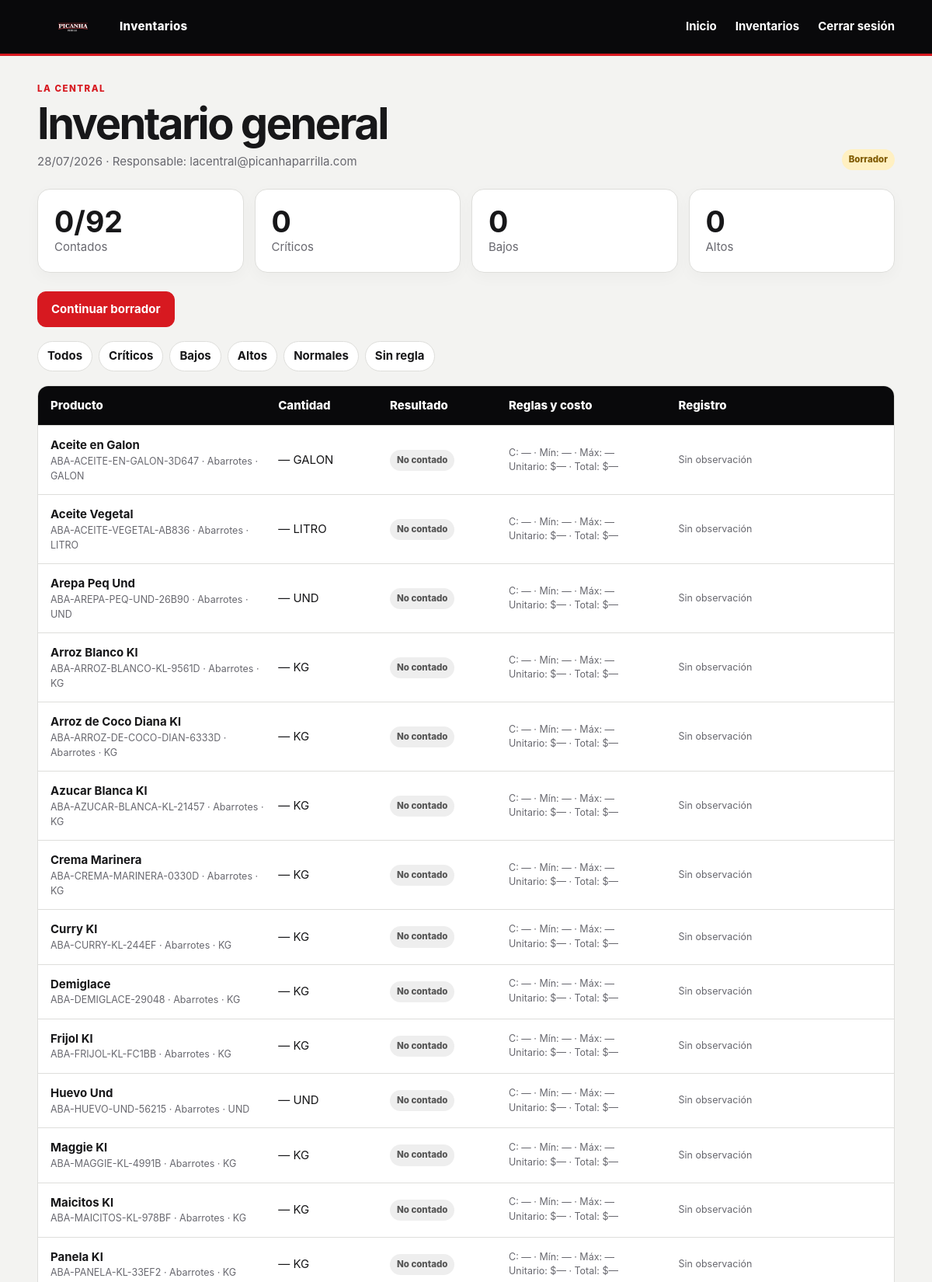
Page /inventario/3/ (signed in, upper part) on the committed database.
### inventarios/models.py (models this page shows, shortened)
class Inventory(models.Model):
    DAILY = "DIARIO"
    GENERAL = "GENERAL"
    TYPES = [(DAILY, "Inventario diario"), (GENERAL, "Inventario general")]
    DRAFT = "BORRADOR"
    IN_PROGRESS = "EN_PROGRESO"
    FINAL = "FINALIZADO"
    FINAL_ALERT = "FINALIZADO_CON_ALERTAS"
    REOPENED = "REABIERTO"
    CANCELLED = "ANULADO"
    STATES = [
        (DRAFT, "Borrador"),
        (IN_PROGRESS, "En progreso"),
        (FINAL, "Finalizado"),
        (FINAL_ALERT, "Finalizado con alertas"),
        (REOPENED, "Reabierto"),
        (CANCELLED, "Anulado"),
    ]
    ACTIVE_STATES = [DRAFT, IN_PROGRESS, FINAL, FINAL_ALERT, REOPENED]
    point = models.ForeignKey(
        PointOfSale, on_delete=models.PROTECT, related_name="inventories", null=True, blank=True
    )
    inventory_date = models.DateField("fecha de inventario", default=timezone.localdate)
    inventory_type = models.CharField("tipo", max_length=15, choices=TYPES)
    state = models.CharField("estado", max_length=30, choices=STATES, default=DRAFT)
    responsible = models.ForeignKey(
        settings.AUTH_USER_MODEL,
        on_delete=models.PROTECT,
        related_name="inventories_responsible",
        null=True,
        blank=True,
    )
    started_at = models.DateTimeField("inicio", default=timezone.now)
    finalized_at = models.DateTimeField("finalización", null=True, blank=True)
    total_expected = models.PositiveIntegerField(default=0)
    total_counted = models.PositiveIntegerField(default=0)
    total_critical = models.PositiveIntegerField(default=0)
    total_low = models.PositiveIntegerField(default=0)
    total_normal = models.PositiveIntegerField(default=0)
    total_high = models.PositiveIntegerField(default=0)
    general_observation = models.TextField("observación general", blank=True)
    locked = models.BooleanField("bloqueado", default=False)
    created_by = models.ForeignKey(
        settings.AUTH_USER_MODEL,
        on_delete=models.PROTECT,
        related_name="inventories_created",
    )
    modified_by = models.ForeignKey(
        settings.AUTH_USER_MODEL,
        on_delete=models.PROTECT,
        related_name="inventories_modified",
        null=True,
        blank=True,
    )
    created_at = models.DateTimeField(default=timezone.now, editable=False)
    modified_at = models.DateTimeField(auto_now=True)
    reopened_by = models.ForeignKey(
        settings.AUTH_USER_MODEL,
        on_delete=models.PROTECT,
        related_name="inventories_reopened",
        null=True,
        blank=True,
    )
    reopened_at = models.DateTimeField(null=True, blank=True)
    cancelled_by = models.ForeignKey(
        settings.AUTH_USER_MODEL,
        on_delete=models.PROTECT,
        related_name="inventories_cancelled",
        null=True,
        blank=True,
    )
    cancelled_at = models.DateTimeField(null=True, blank=True)
    cancellation_reason = models.TextField(blank=True)
    class Meta:
        ordering = ["-inventory_date", "-started_at"]
        constraints = [
            models.UniqueConstraint(
                fields=["point", "inventory_date", "inventory_type"],
                condition=~Q(state="ANULADO"),
                name="unique_active_inventory_per_point_date_type",
            )
        ]
    @property
    def can_edit(self):
        return not self.locked and self.state in [
            self.DRAFT,
            self.IN_PROGRESS,
            self.REOPENED,
        ]

class PointOfSale(models.Model):
    DAILY = "DIARIO"
    GENERAL = "GENERAL"
    FREQUENCIES = [
        (DAILY, "Diaria"),
        ("SEMANAL", "Semanal"),
        ("QUINCENAL", "Quincenal"),
        ("MENSUAL", "Mensual"),
    ]
    name = models.CharField("nombre", max_length=100)
    code = models.CharField("código", max_length=30, unique=True)
    active = models.BooleanField("activo", default=True)
    daily_deadline = models.TimeField("hora límite inventario diario", default="21:00")
    general_deadline = models.TimeField("hora límite inventario general", default="21:00")
    general_frequency = models.CharField(
        "frecuencia inventario general",
        max_length=15,
        choices=FREQUENCIES,
        default="SEMANAL",
    )
    class Meta:
        ordering = ["name"]
        verbose_name = "punto de venta"
        verbose_name_plural = "puntos de venta"

class InventoryItem(models.Model):
    CRITICAL = "CRITICO"
    LOW = "BAJO"
    NORMAL = "NORMAL"
    HIGH = "ALTO"
    NO_RULE = "SIN_REGLA"
    NOT_COUNTED = "NO_CONTADO"
    RESULTS = [
        (CRITICAL, "Crítico"),
        (LOW, "Bajo"),
        (NORMAL, "Normal"),
        (HIGH, "Alto"),
        (NO_RULE, "Sin regla"),
        (NOT_COUNTED, "No contado"),
    ]
    inventory = models.ForeignKey(
        Inventory, on_delete=models.CASCADE, related_name="items"
    )
    product = models.ForeignKey(Product, on_delete=models.PROTECT)
    product_code = models.CharField("código snapshot", max_length=30)
    product_name = models.CharField("nombre snapshot", max_length=120)
    category = models.CharField("categoría snapshot", max_length=80, blank=True)
    unit = models.CharField("unidad snapshot", max_length=30)
    quantity = models.DecimalField(
        "cantidad contada",
        max_digits=12,
        decimal_places=2,
        null=True,
        blank=True,
        validators=[MinValueValidator(0)],
    )
    critical_applied = models.DecimalField(
        max_digits=12, decimal_places=2, null=True, blank=True
    )
    minimum_applied = models.DecimalField(
        max_digits=12, decimal_places=2, null=True, blank=True
    )
    maximum_applied = models.DecimalField(
        max_digits=12, decimal_places=2, null=True, blank=True
    )
    valor_unitario_aplicado = models.DecimalField(
        max_digits=14, decimal_places=2, null=True, blank=True
    )
    valor_total_estimado = models.DecimalField(
        max_digits=18, decimal_places=2, null=True, blank=True
    )
    require_observation_low_applied = models.BooleanField(default=True)
    require_observation_high_applied = models.BooleanField(default=True)
    result = models.CharField(max_length=20, choices=RESULTS, default=NOT_COUNTED)
    observation = models.TextField(blank=True)
    registered_by = models.ForeignKey(
        settings.AUTH_USER_MODEL,
        on_delete=models.PROTECT,
        related_name="inventory_items_registered",
        null=True,
        blank=True,
    )
    registered_at = models.DateTimeField(null=True, blank=True)
    updated_at = models.DateTimeField(auto_now=True)
    class Meta:
        ordering = ["product__display_order", "product_name"]
        constraints = [
            models.UniqueConstraint(
                fields=["inventory", "product"], name="unique_product_per_inventory"
            )
        ]

### inventarios/views.py (the view)
# urls.py: path("inventario/<int:pk>/", views.inventory_detail, name="inventory_detail"),
@login_required
def inventory_detail(request, pk):
    inventory = _visible_inventory(request, pk)
    result_filter = request.GET.get("result")
    items = inventory.items.select_related("registered_by")
    if result_filter:
        items = items.filter(result=result_filter)
    return render(
        request,
        "inventarios/inventory_detail.html",
        {"inv": inventory, "items": items, "filt": result_filter},
    )

### inventarios/context_processors.py (called while the page is built)
def app_context(request):
    data = {"app_settings": AppSetting.get_solo()}
    profile = getattr(request.user, "profile", None) if request.user.is_authenticated else None
    data["functional_profile"] = profile
    if profile and profile.active and profile.role == Profile.ADMIN:
        data["open_alert_count"] = Alert.objects.filter(attended=False).count()
    return data

### inventarios/models.py (called while the page is built)
    @classmethod
    def get_solo(cls):
        obj, _ = cls.objects.get_or_create(pk=1)
        return obj

### inventarios/views.py (called while the page is built)
def _profile(user):
    profile = getattr(user, "profile", None)
    if not profile or not profile.active:
        raise PermissionDenied("Usuario sin perfil funcional activo.")
    return profile

def _visible_inventory(request, pk):
    queryset = Inventory.objects.select_related(
        "point", "created_by", "responsible", "modified_by", "reopened_by", "cancelled_by"
    )
    profile = _profile(request.user)
    if profile.role == Profile.POS:
        queryset = queryset.filter(point=profile.point)
    return get_object_or_404(queryset, pk=pk)

### templates/inventarios/inventory_detail.html (shortened to what this page needs)
{% extends "base.html" %}
{% block content %}
<div class="page-head">
  <div>
    <span class="eyebrow">{{ inv.point.name }}</span>
    <h1>{{ inv.get_inventory_type_display }}</h1>
    <p>{{ inv.inventory_date|date:"d/m/Y" }} · Responsable: {{ inv.responsible.username }}</p>
  </div>
  <span class="status {{ inv.state|lower }}">{{ inv.get_state_display }}</span>
</div>
<section class="kpis compact">
  <div><b>{{ inv.total_counted }}/{{ inv.total_expected }}</b><span>Contados</span></div>
  <div><b>{{ inv.total_critical }}</b><span>Críticos</span></div>
  <div><b>{{ inv.total_low }}</b><span>Bajos</span></div>
  <div><b>{{ inv.total_high }}</b><span>Altos</span></div>
</section>
{% if functional_profile.role == "ADMIN" and inv.state != "ANULADO" %}
<div class="admin-actions">
  {% if inv.is_final %}
  <form method="post" action="{% url 'inventory_reopen' inv.pk %}" data-confirm="¿Reabrir este inventario finalizado?">
    {% csrf_token %}<button class="btn" type="submit">Reabrir inventario</button>
  </form>
  {% elif inv.can_edit %}
    <a class="btn" href="{% url 'inventory_fill' inv.pk %}">Editar inventario</a>
  {% endif %}
  <a class="btn danger" href="{% url 'inventory_cancel' inv.pk %}">Anular inventario</a>
</div>
{% elif functional_profile.role == "PUNTO_VENTA" and inv.can_edit and inv.state != "REABIERTO" %}
<a class="btn primary" href="{% url 'inventory_fill' inv.pk %}">Continuar borrador</a>
{% endif %}
<div class="filter-chips">
  <a href="?">Todos</a><a href="?result=CRITICO">Críticos</a><a href="?result=BAJO">Bajos</a>
  <a href="?result=ALTO">Altos</a><a href="?result=NORMAL">Normales</a><a href="?result=SIN_REGLA">Sin regla</a>
</div>
<div class="detail-table inventory-detail">
  <div class="tr header"><span>Producto</span><span>Cantidad</span><span>Resultado</span><span>Reglas y costo</span><span>Registro</span></div>
  {% for item in items %}
  <div class="tr">
    <span data-label="Producto"><b>{{ item.product_name }}</b><small>{{ item.product_code }} · {{ item.category }} · {{ item.unit }}</small></span>
    <span data-label="Cantidad">{{ item.quantity|default_if_none:"—" }} {{ item.unit }}</span>
    <span data-label="Resultado"><i class="result {{ item.result|lower }}">{{ item.get_result_display }}</i></span>
    <span data-label="Reglas y costo"><small>C: {{ item.critical_applied|default_if_none:"—" }} · Mín: {{ item.minimum_applied|default_if_none:"—" }} · Máx: {{ item.maximum_applied|default_if_none:"—" }}<br>Unitario: ${{ item.valor_unitario_aplicado|default_if_none:"—" }} · Total: ${{ item.valor_total_estimado|default_if_none:"—" }}</small></span>
    <span data-label="Registro"><small>{{ item.observation|default:"Sin observación" }}<br>{% if item.registered_by %}{{ item.registered_by.username }} · {{ item.registered_at|date:"d/m/Y H:i" }}{% endif %}</small></span>
  </div>
  {% empty %}<div class="empty">No hay resultados para este filtro.</div>{% endfor %}
</div>
{% endblock %}

### static/css/app.css (style rules this page uses)
:root { --bg: #f3f3f1; --card: #fff; --ink: #171719; --muted: #68686f; --red: #d71920; --red-dark: #a80e14; --black: #09090b; --line: #dededb; --success: #16784a; --warning: #a35f00; --danger: #b42318; --radius: 16px; --shadow: 0 14px 38px rgba(9, 9, 11, .08); }
* { box-sizing: border-box; }
html { min-width: 320px; scroll-behavior: smooth; }
body { margin: 0; background: var(--bg); color: var(--ink); font: 15px/1.5 Inter, ui-sans-serif, system-ui, -apple-system, "Segoe UI", sans-serif; }
button, a { -webkit-tap-highlight-color: transparent; }
a { color: inherit; text-decoration: none; }
h1, h2, h3, p { overflow-wrap: anywhere; }
h1 { margin: 0; font-size: clamp(2rem, 5vw, 3.5rem); line-height: 1.03; letter-spacing: -.045em; }
.muted, small { color: var(--muted); }
.eyebrow { display: block; margin-bottom: 8px; color: var(--red); font-size: .72rem; font-weight: 850; letter-spacing: .13em; text-transform: uppercase; }
.page-head { display: flex; align-items: flex-end; justify-content: space-between; gap: 24px; margin-bottom: 24px; }
.page-head p { max-width: 720px; margin: 8px 0 0; color: var(--muted); }
.btn { display: inline-flex; min-height: 46px; align-items: center; justify-content: center; padding: 10px 17px; border: 1px solid var(--line); border-radius: 11px; color: var(--ink); background: #fff; font-weight: 750; cursor: pointer; }
.btn.primary { color: #fff; border-color: var(--red); background: var(--red); }
.kpis { display: grid; grid-template-columns: repeat(4, minmax(0, 1fr)); gap: 14px; margin: 20px 0; }
.kpis > * { min-width: 0; padding: 21px; border: 1px solid var(--line); border-radius: var(--radius); background: var(--card); box-shadow: 0 6px 20px #00000008; }
.kpis b { display: block; font-size: clamp(1.65rem, 4vw, 2.35rem); line-height: 1.1; }
.kpis span { color: var(--muted); }
.kpis.compact { margin-bottom: 24px; }
.status, .result { display: inline-flex; width: fit-content; align-items: center; padding: 5px 9px; border-radius: 99px; background: #ececea; font-size: .72rem; font-style: normal; font-weight: 850; }
.status.borrador, .status.en_progreso { color: #805b00; background: #fff0c2; }
.result.sin_regla, .result.no_contado { color: #555; background: #eee; }
.filter-chips { display: flex; flex-wrap: wrap; gap: 8px; margin: 18px 0; }
.filter-chips a { padding: 7px 12px; border: 1px solid var(--line); border-radius: 99px; background: #fff; font-weight: 650; }
.detail-table { overflow: hidden; border: 1px solid var(--line); border-radius: 14px; background: #fff; }
.tr { display: grid; grid-template-columns: 2fr .8fr 1fr 1.4fr; align-items: center; gap: 13px; padding: 14px 16px; border-bottom: 1px solid var(--line); }
.tr.header { color: #fff; background: var(--black); font-weight: 800; }
.tr small { display: block; color: var(--muted); }
.inventory-detail .tr { grid-template-columns: 1.5fr .7fr .75fr 1.1fr 1.4fr; }

### rows in the picture
Inventory: point.name "LA CENTRAL", inventory_type "Inventario general", inventory_date "28/07/2026", responsible.username "lacentral@picanhaparrilla.com", state "Borrador", total_counted "0", total_expected "92", total_critical "0", total_low "0", total_high "0"
InventoryItem: product_name "Aceite en Galon", product_code "ABA-ACEITE-EN-GALON-3D647", category "Abarrotes", unit "GALON", quantity "—", result "No contado", critical_applied "—", minimum_applied "—", maximum_applied "—", valor_unitario_aplicado "—", valor_total_estimado "—", observation "Sin observación"
InventoryItem: product_name "Aceite Vegetal", product_code "ABA-ACEITE-VEGETAL-AB836", category "Abarrotes", unit "LITRO", quantity "—", result "No contado", critical_applied "—", minimum_applied "—", maximum_applied "—", valor_unitario_aplicado "—", valor_total_estimado "—", observation "Sin observación"
InventoryItem: product_name "Arepa Peq Und", product_code "ABA-AREPA-PEQ-UND-26B90", category "Abarrotes", unit "UND", quantity "—", result "No contado", critical_applied "—", minimum_applied "—", maximum_applied "—", valor_unitario_aplicado "—", valor_total_estimado "—", observation "Sin observación"
InventoryItem: product_name "Arroz Blanco Kl", product_code "ABA-ARROZ-BLANCO-KL-9561D", category "Abarrotes", unit "KG", quantity "—", result "No contado", critical_applied "—", minimum_applied "—", maximum_applied "—", valor_unitario_aplicado "—", valor_total_estimado "—", observation "Sin observación"
InventoryItem: product_name "Arroz de Coco Diana Kl", product_code "ABA-ARROZ-DE-COCO-DIAN-6333D", category "Abarrotes", unit "KG", quantity "—", result "No contado", critical_applied "—", minimum_applied "—", maximum_applied "—", valor_unitario_aplicado "—", valor_total_estimado "—", observation "Sin observación"
InventoryItem: product_name "Azucar Blanca Kl", product_code "ABA-AZUCAR-BLANCA-KL-21457", category "Abarrotes", unit "KG", quantity "—", result "No contado", critical_applied "—", minimum_applied "—", maximum_applied "—", valor_unitario_aplicado "—", valor_total_estimado "—", observation "Sin observación"
InventoryItem: product_name "Crema Marinera", product_code "ABA-CREMA-MARINERA-0330D", category "Abarrotes", unit "KG", quantity "—", result "No contado", critical_applied "—", minimum_applied "—", maximum_applied "—", valor_unitario_aplicado "—", valor_total_estimado "—", observation "Sin observación"
InventoryItem: product_name "Curry Kl", product_code "ABA-CURRY-KL-244EF", category "Abarrotes", unit "KG", quantity "—", result "No contado", critical_applied "—", minimum_applied "—", maximum_applied "—", valor_unitario_aplicado "—", valor_total_estimado "—", observation "Sin observación"
InventoryItem: product_name "Demiglace", product_code "ABA-DEMIGLACE-29048", category "Abarrotes", unit "KG", quantity "—", result "No contado", critical_applied "—", minimum_applied "—", maximum_applied "—", valor_unitario_aplicado "—", valor_total_estimado "—", observation "Sin observación"
InventoryItem: product_name "Frijol Kl", product_code "ABA-FRIJOL-KL-FC1BB", category "Abarrotes", unit "KG", quantity "—", result "No contado", critical_applied "—", minimum_applied "—", maximum_applied "—", valor_unitario_aplicado "—", valor_total_estimado "—", observation "Sin observación"
InventoryItem: product_name "Huevo Und", product_code "ABA-HUEVO-UND-56215", category "Abarrotes", unit "UND", quantity "—", result "No contado", critical_applied "—", minimum_applied "—", maximum_applied "—", valor_unitario_aplicado "—", valor_total_estimado "—", observation "Sin observación"
InventoryItem: product_name "Maggie Kl", product_code "ABA-MAGGIE-KL-4991B", category "Abarrotes", unit "KG", quantity "—", result "No contado", critical_applied "—", minimum_applied "—", maximum_applied "—", valor_unitario_aplicado "—", valor_total_estimado "—", observation "Sin observación"
InventoryItem: product_name "Maicitos Kl", product_code "ABA-MAICITOS-KL-978BF", category "Abarrotes", unit "KG", quantity "—", result "No contado", critical_applied "—", minimum_applied "—", maximum_applied "—", valor_unitario_aplicado "—", valor_total_estimado "—", observation "Sin observación"
InventoryItem: product_name "Panela Kl", product_code "ABA-PANELA-KL-33EF2", category "Abarrotes", unit "KG", quantity "—", result "No contado", critical_applied "—", minimum_applied "—", maximum_applied "—", valor_unitario_aplicado "—", valor_total_estimado "—", observation "Sin observación"
